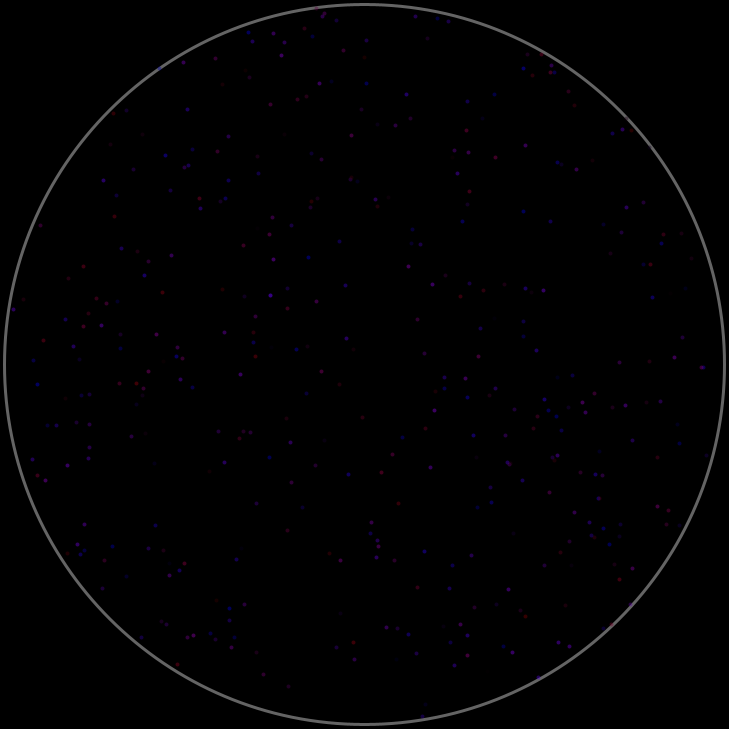
Frame 1 (no input)
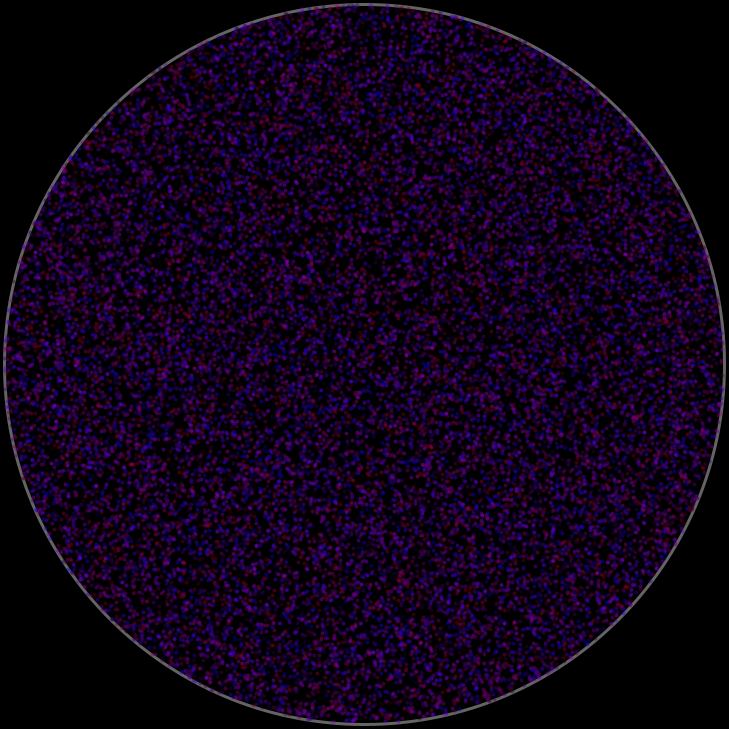
Frame 60 (the mouse pressed at the canvas centre just before this capture)
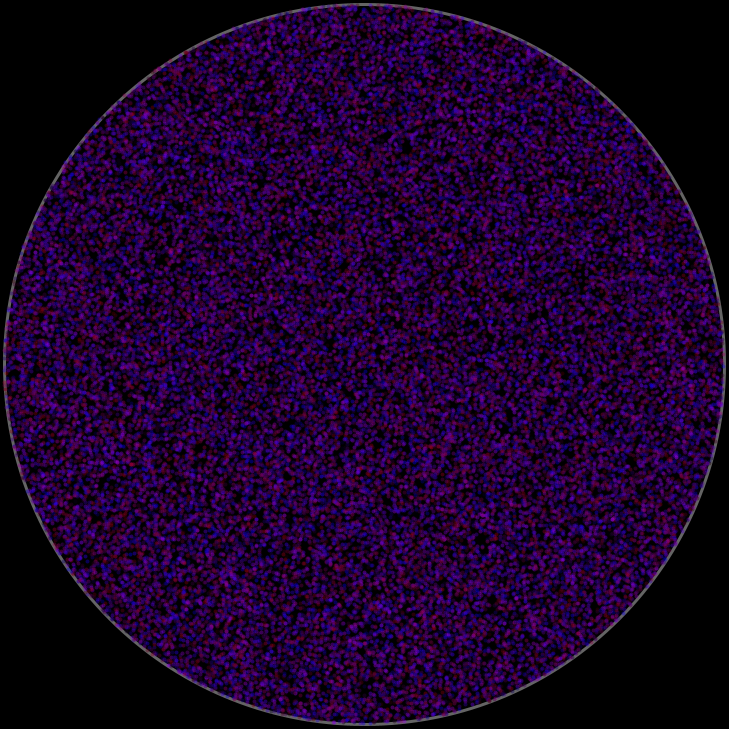
Frame 120 (the mouse held since frame 60 and released just before this capture)

The Processing sketch that drew these frames (run headless with seeded random() and noise(); from frame 60 on, the mouse is pressed at the canvas centre):

// Processing sketch: pi_monte_carlo_approximation
// ── pi_monte_carlo_approximation.pde
int  S = 720;
int  os = 0; // offset
int  alfa = 100;

void  setup()
{
  size(729, 729); // variable forbidden // 729 = 27^2 = 9^3 = 3^6
  background(0);
  translate(width / 2, height / 2);
  stroke(255, alfa);
  strokeWeight(3);
  noFill();
  ellipse(0, 0, S, S);
  //rectMode(CENTER);
  //rect(0, 0, S, S);
}

double  bestPi = 0;   
float  r = S / 2;
int  dots = 0;
int  include = 0;
int  iterate = 512;

void  draw()
{
  translate(width / 2, height / 2);
  for (int i = 0; i < iterate; i++)
  {
    dots += iterate;
    float x = random(-r, r);
    float y = random(-r, r);
    double d = (double) x * (double) x + (double) y * (double) y;
    if (d < (double) r * (double) r)
    {
      include += iterate;
      stroke(random(0, 160), 0, random(0, 250), alfa);
    } else  noStroke();
    strokeWeight(4);
    point(x, y);

    double currPi = (double) include / (double) dots * (double) 4;
    double precision = Math.abs(Math.PI - bestPi);
    double temp = Math.abs(Math.PI - currPi);
    if (precision > temp)
    {
      precision = temp;
      bestPi = currPi;
      double percentage = (double) (Math.abs(Math.PI - precision) / Math.PI * 100);
      println("Precision: " + percentage + "% - Best Pi: " + bestPi);
    }
  }
}
